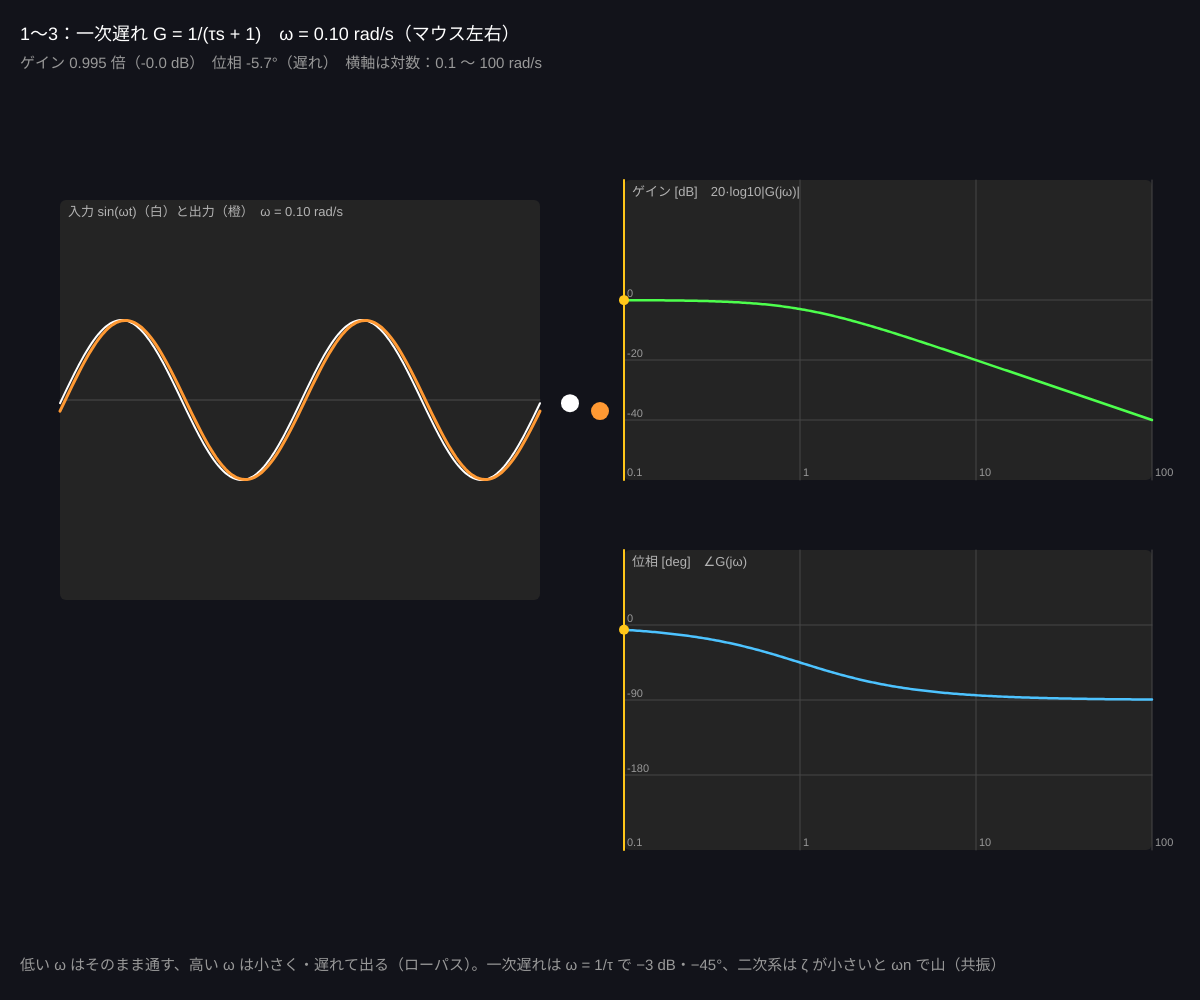
Frame 1 (no input)
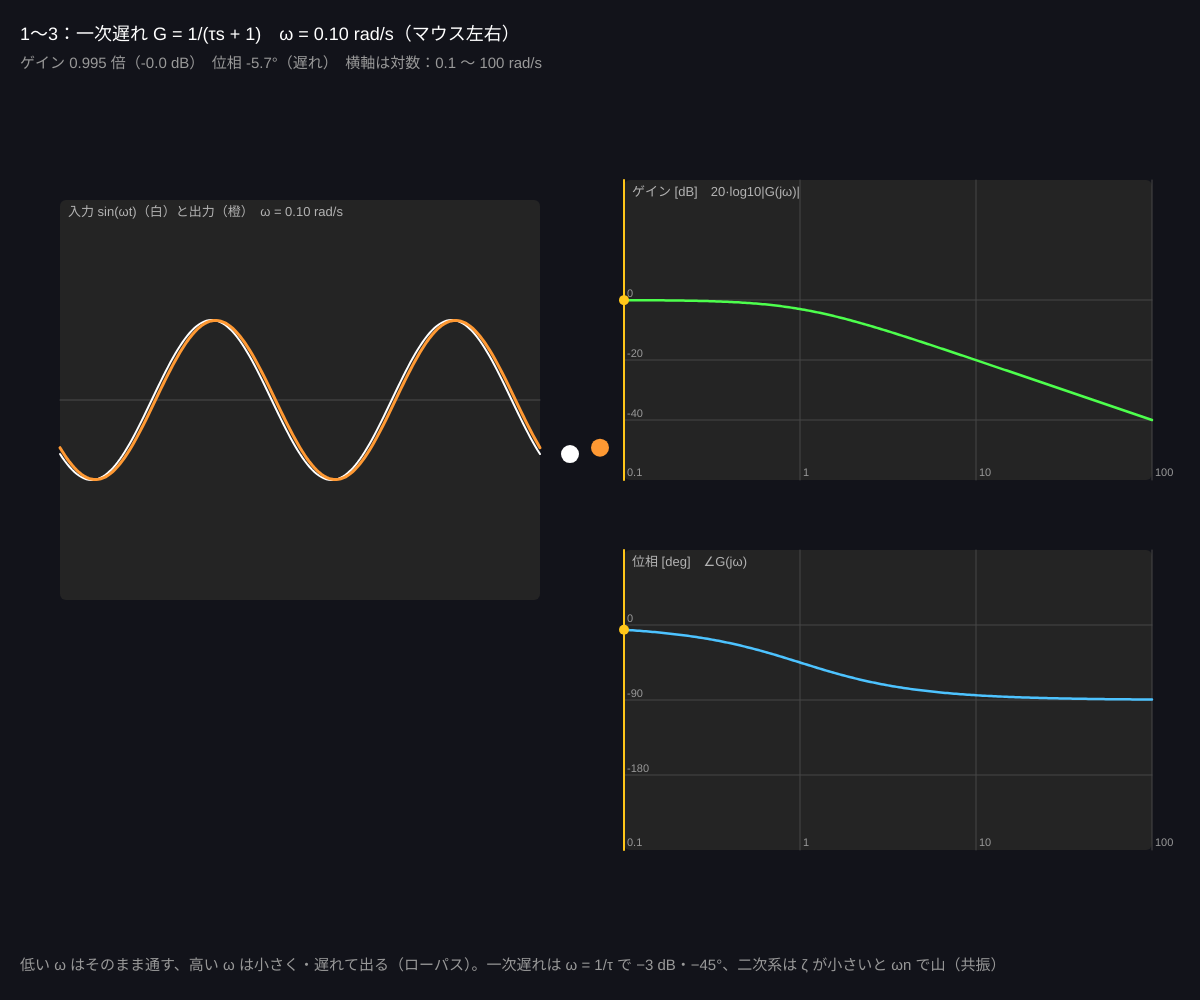
Frame 60 (no input)
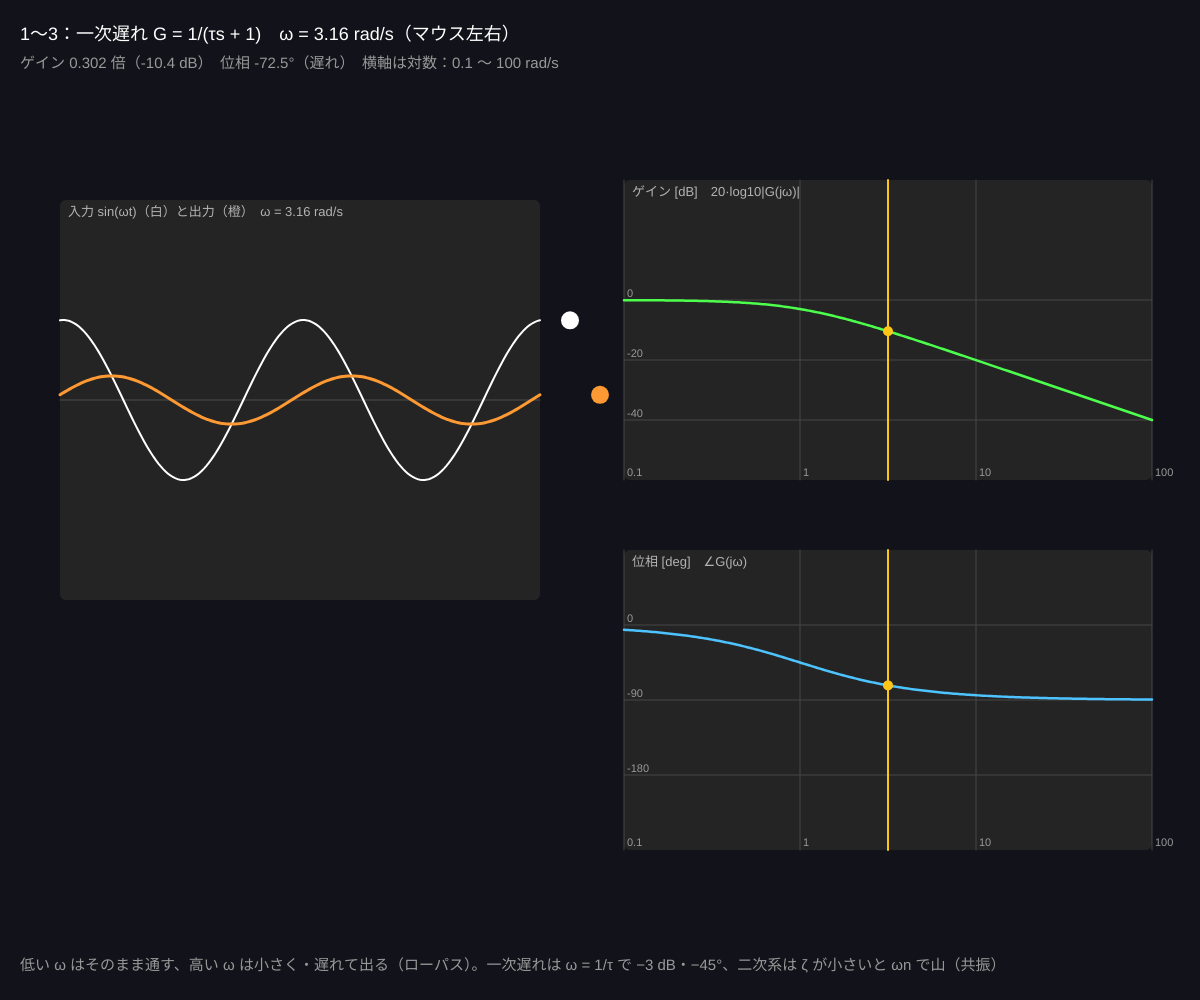
Frame 120 (the mouse pressed at the canvas centre since frame 60)

The p5.js sketch that drew these frames (run headless with seeded random() and noise() and a simulated clock; from frame 60 on, the mouse is pressed at the canvas centre):

// p5.js sketch
// ── sketch.js
// ============================================
// 07 ボード線図（周波数応答）
// 正弦波を入れると、同じ周波数の正弦波が「小さくなって・遅れて」出てくる
//   ゲイン |G(jω)|（何倍になるか、dB）と 位相 ∠G(jω)（どれだけ遅れるか、度）を ω ごとに描いたのがボード線図
// マウス左右 = 周波数 ω（対数）/ 1〜3 でシステム（一次遅れ・二次系・PID 付きループ）
// ============================================

let sys = 1;
let tau = 1.0; // ★ 一次遅れの時定数
let wn = 2.0, zeta = 0.2; // ★ 二次系の固有角周波数と減衰比（小さいと共振で山ができる）
let Kp = 3, Ki = 2, Kd = 0.5; // ★ PID 付きループのゲイン
let num = [1], den = [1, 1]; // 伝達関数の分子・分母（昇べきの係数：c[0] + c[1] s + c[2] s² …）
let w = 1, phase = 0, animT = 0;
let names = ['', '一次遅れ G = 1/(τs + 1)', '二次系 G = ωn²/(s² + 2ζωn s + ωn²)', 'PID 付きループ L = C(s)P(s)，P = 1/((s+1)(0.2s+1))'];

function setup() {
  createCanvas(windowWidth, windowHeight);
  colorMode(HSB, 360, 100, 100, 100);
  makeSystem();
}

function makeSystem() {
  if (sys === 1) { num = [1]; den = [1, tau]; }
  else if (sys === 2) { num = [wn * wn]; den = [wn * wn, 2 * zeta * wn, 1]; }
  else { num = [Ki, Kp, Kd]; den = polyMul([0, 1], polyMul([1, 1], [1, 0.2])); } // C = (Kd s² + Kp s + Ki)/s
}

function draw() {
  background(230, 30, 10);
  w = pow(10, map(mouseX, 0, width, -1, 2, true));
  let G = evalTF(num, den, w);
  let gain = cabs(G), ph = degrees(atan2(G[1], G[0]));
  if (ph > 0 && sys !== 3) ph -= 360;
  phase = ph;
  animT += 0.04;

  // ---- 左：入力と出力の波（横軸は位相 ωt、2 周期分）
  let ax = width * 0.05, ay = height * 0.2, aw = width * 0.4, ah = height * 0.4;
  noStroke(); fill(0, 0, 14); rect(ax, ay, aw, ah, 6);
  stroke(0, 0, 30); strokeWeight(1); line(ax, ay + ah / 2, ax + aw, ay + ah / 2);
  let amp = ah * 0.2;
  let dispGain = min(gain, 2.2);
  for (let pass = 0; pass < 2; pass++) {
    stroke(pass === 0 ? 0 : 30, pass === 0 ? 0 : 80, 100); strokeWeight(pass === 0 ? 2 : 3); noFill();
    beginShape();
    for (let i = 0; i <= 200; i++) {
      let ang = map(i, 0, 200, 0, 4 * PI) - animT;
      let val = pass === 0 ? sin(ang) : dispGain * sin(ang + radians(phase));
      vertex(map(i, 0, 200, ax, ax + aw), ay + ah / 2 - val * amp);
    }
    endShape();
  }
  // 右端の「いま」の値をおもりで表す（入力＝手、出力＝つながれた物体）
  let vin = sin(4 * PI - animT), vout = dispGain * sin(4 * PI - animT + radians(phase));
  noStroke(); fill(0, 0, 100); circle(ax + aw + 30, ay + ah / 2 - vin * amp, 18);
  fill(30, 80, 100); circle(ax + aw + 60, ay + ah / 2 - vout * amp, 18);
  fill(0, 0, 70); textSize(13); textAlign(LEFT, TOP);
  text('入力 sin(ωt)（白）と出力（橙）　ω = ' + nf(w, 1, 2) + ' rad/s', ax + 8, ay + 6);
  textAlign(LEFT, BASELINE);

  // ---- 右：ボード線図（ゲインと位相）
  let bx = width * 0.52, bw = width * 0.44, by1 = height * 0.18, bh = height * 0.3, by2 = height * 0.55;
  let N = 240, gains = [], phases = [], prev = null;
  for (let i = 0; i <= N; i++) {
    let wi = pow(10, map(i, 0, N, -1, 2));
    let Gi = evalTF(num, den, wi);
    gains.push(20 * Math.log10(max(cabs(Gi), 1e-9)));
    let p = degrees(atan2(Gi[1], Gi[0]));
    if (prev !== null) { while (p - prev > 180) p -= 360; while (p - prev < -180) p += 360; }
    else if (p > 0 && sys !== 3) p -= 360;
    phases.push(p); prev = p;
  }
  drawBode(bx, by1, bw, bh, gains, -60, 40, 'ゲイン [dB]　20·log10|G(jω)|', [0, -20, -40], 120);
  drawBode(bx, by2, bw, bh, phases, -270, 90, '位相 [deg]　∠G(jω)', [0, -90, -180], 200);
  // 選んだ ω の印
  let mx = map(log(w) / log(10), -1, 2, bx, bx + bw);
  stroke(45, 90, 100); strokeWeight(2);
  line(mx, by1, mx, by1 + bh); line(mx, by2, mx, by2 + bh);
  noStroke(); fill(45, 90, 100);
  circle(mx, map(constrain(20 * Math.log10(max(gain, 1e-9)), -60, 40), -60, 40, by1 + bh, by1), 10);
  circle(mx, map(constrain(phase, -270, 90), -270, 90, by2 + bh, by2), 10);

  noStroke();
  fill(0, 0, 100);
  textSize(18);
  text('1〜3：' + names[sys] + '　ω = ' + nf(w, 1, 2) + ' rad/s（マウス左右）', 20, 40);
  fill(0, 0, 60);
  textSize(15);
  text('ゲイン ' + nf(gain, 1, 3) + ' 倍（' + nf(20 * Math.log10(max(gain, 1e-9)), 1, 1) + ' dB）　位相 ' + nf(phase, 1, 1) + '°' + (phase < 0 ? '（遅れ）' : '') + '　横軸は対数：0.1 〜 100 rad/s', 20, 68);
  text('低い ω はそのまま通す、高い ω は小さく・遅れて出る（ローパス）。一次遅れは ω = 1/τ で −3 dB・−45°、二次系は ζ が小さいと ωn で山（共振）', 20, height - 30);
}

function drawBode(x, y, w, h, data, lo, hi, title, gridVals, hue) {
  noStroke(); fill(0, 0, 14); rect(x, y, w, h, 6);
  stroke(0, 0, 28); strokeWeight(1);
  for (let d = -1; d <= 2; d++) { let gx = map(d, -1, 2, x, x + w); line(gx, y, gx, y + h); }
  for (let gv of gridVals) { let gy = map(gv, lo, hi, y + h, y); line(x, gy, x + w, gy); }
  noStroke(); fill(0, 0, 60); textSize(11);
  for (let d = -1; d <= 2; d++) text(pow(10, d), map(d, -1, 2, x, x + w) + 3, y + h - 4);
  for (let gv of gridVals) text(gv, x + 3, map(gv, lo, hi, y + h, y) - 3);
  stroke(hue, 70, 100); strokeWeight(2.5); noFill();
  beginShape();
  for (let i = 0; i < data.length; i++) vertex(map(i, 0, data.length - 1, x, x + w), map(constrain(data[i], lo, hi), lo, hi, y + h, y));
  endShape();
  noStroke(); fill(0, 0, 70); textSize(13); textAlign(LEFT, TOP);
  text(title, x + 8, y + 6);
  textAlign(LEFT, BASELINE);
}

function keyPressed() {
  if (key >= '1' && key <= '3') { sys = int(key); makeSystem(); }
}

// ---------- やってみよう ----------
// 1. 一次遅れで ω = 1/τ（= 1）にマウスを置く。ゲイン −3 dB、位相 −45° を確かめる
// 2. 二次系の ζ を 0.05 にすると山はどれだけ高くなる？ ζ = 0.7 では？
// 3. PID 付きループ（3）で、位相が −180° になる ω でのゲインが 0 dB より下なら安定（→ 09 のゲイン余裕）
// 4. 低い ω でゲインが上がっていく（積分 1/s）のが 3 の特徴。I があると「ゆっくりの誤差」に強い


// ==================================================
// ここから下は「複素数と伝達関数の道具」です
// ==================================================
// 複素数は [実部, 虚部] の配列で表す
function cmul(a, b) { return [a[0] * b[0] - a[1] * b[1], a[0] * b[1] + a[1] * b[0]]; }
function cdiv(a, b) { let d = b[0] * b[0] + b[1] * b[1] + 1e-30; return [(a[0] * b[0] + a[1] * b[1]) / d, (a[1] * b[0] - a[0] * b[1]) / d]; }
function cabs(a) { return Math.sqrt(a[0] * a[0] + a[1] * a[1]); }
// 多項式 c[0] + c[1] s + c[2] s² … を複素数 s で評価（ホーナー法）
function polyEvalC(c, s) {
  let acc = [0, 0];
  for (let i = c.length - 1; i >= 0; i--) acc = [cmul(acc, s)[0] + c[i], cmul(acc, s)[1]];
  return acc;
}
function polyMul(a, b) {
  let out = new Array(a.length + b.length - 1).fill(0);
  for (let i = 0; i < a.length; i++) for (let j = 0; j < b.length; j++) out[i + j] += a[i] * b[j];
  return out;
}
// 伝達関数 G(jω) = num(jω) / den(jω)
function evalTF(num, den, w) { return cdiv(polyEvalC(num, [0, w]), polyEvalC(den, [0, w])); }
